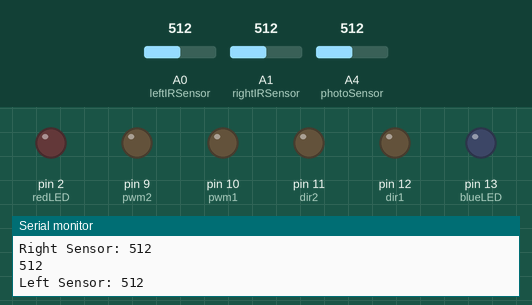
The sketch below on a simulated Arduino Uno, built with avr-gcc and run on an emulated ATmega328P. Shown: output pins drawn as LEDs (lit = HIGH), the last lines printed to the serial monitor. Dashed ring = blinking. Inputs (shaded band) come from the test bench; at power-on: A4 (photoSensor) = 512, A0 (leftIRSensor) = 512, A1 (rightIRSensor) = 512.

Above: at 1.2 s.
1.3 s: A4 (photoSensor) set to 73
2.8 s: A4 (photoSensor) set to 62
At 3.01 s:
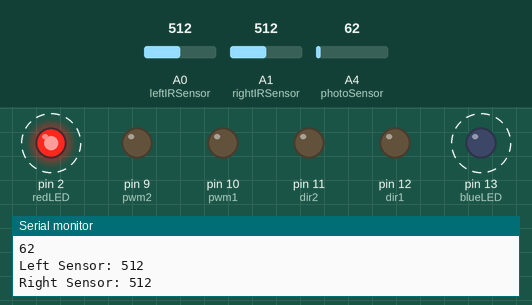
5.8 s: A0 (leftIRSensor) set to 216
8.8 s: A0 (leftIRSensor) set to 184
At 8.97 s:
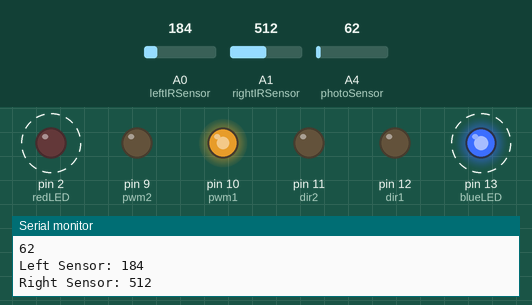
11.8 s: A4 (photoSensor) set to 80
At 12.6 s:
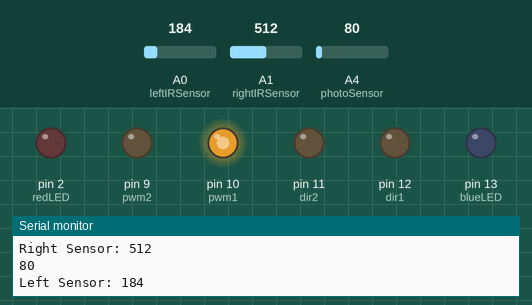
13.3 s: A1 (rightIRSensor) set to 107
16.3 s: A1 (rightIRSensor) set to 88
Timing chart, 0 to 19.3 s (numbered marks = the images above; inputs shaded):
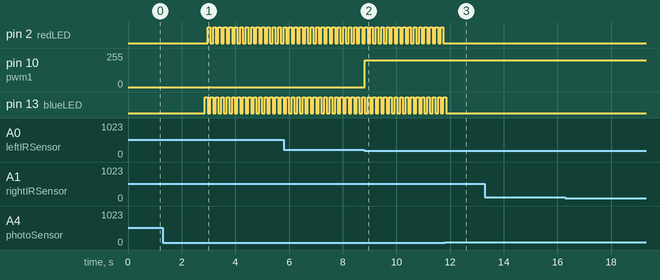

The sketch:

LetryIRLineFollow_ShadowPolice.ino
```cpp
int leftIRSensor = A0;
int rightIRSensor = A1;
int blueLED = 13;
int redLED = 2;
int photoSensor = A4;
bool blueOn = false;
int dir1 = 12;
int dir2 = 11;
int pwm1 = 10;
int pwm2 = 9;
bool isRunning = false;

void setup() {
  pinMode(dir1, OUTPUT);
  pinMode(dir2, OUTPUT);
  pinMode(pwm1, OUTPUT);
  pinMode(pwm2, OUTPUT);
  pinMode(blueLED, OUTPUT);
  pinMode(redLED, OUTPUT);
  Serial.begin(9600);
}

void loop() {
  int leftSensorValue = analogRead(leftIRSensor);
  int rightSensorValue = analogRead(rightIRSensor);
  int photoValue = analogRead(photoSensor);

  Serial.println(String(photoValue));
  Serial.println("Left Sensor: " + String(leftSensorValue));
  Serial.println("Right Sensor: " + String(rightSensorValue));
  if (leftSensorValue < 100 && rightSensorValue < 100)
  {
    analogWrite(pwm1, 200);
    analogWrite(pwm2, 200);
  }
  else if (leftSensorValue > 200 && rightSensorValue < 200)
  {
    analogWrite(pwm1, 0);
    analogWrite(pwm2, 200);
  }
  else if (leftSensorValue < 200 && rightSensorValue > 200)
  {
    analogWrite(pwm1, 200);
    analogWrite(pwm2, 0);
  }
  if(photoValue < 70)
  {
    if(blueOn)
    {
      blueOn = !blueOn;
      digitalWrite(blueLED, LOW);
      digitalWrite(redLED, HIGH);
      delay(100);
    }
    else
    {
      blueOn = !blueOn;
      digitalWrite(blueLED, HIGH);
      digitalWrite(redLED, LOW);
      delay(100);
    }
  }
  else
  {
    digitalWrite(blueLED, LOW);
    digitalWrite(redLED, LOW);
  }
}
```

Measured:
- the behaviour switches between 70 and 69 on A4 (photoSensor) (found by bisection; images 0 and 1)
- the behaviour switches between 200 and 199 on A0 (leftIRSensor) (found by bisection; images 1 and 2)
- after the input at 2.8 s, pin 2 (redLED): alternates HIGH for 0.10 s and LOW for 0.10 s, starting after 0.17 s; pin 13 (blueLED): alternates HIGH for 0.10 s and LOW for 0.10 s, starting after 0.07 s
- after the input at 8.8 s, pin 10 (pwm1): 0/255 → 200/255 at once
- after the input at 11.8 s, pin 2 (redLED): stops changing and stays LOW; pin 13 (blueLED): goes on until 11.9 s, then stays LOW
